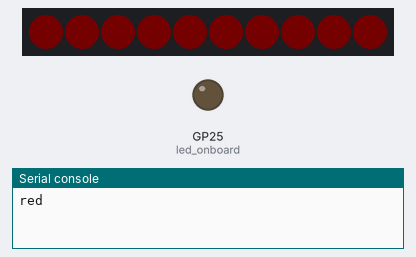
Simulated run of this program. Board: Raspberry Pi Pico running MicroPython. Parts: 10 RGB LEDs in strip order, left to right, output pins drawn as LEDs (lit = HIGH), the last lines printed to the serial console. Dim RGB values are drawn brighter than linear.

Above: at 0.26 s.
At 2.31 s:
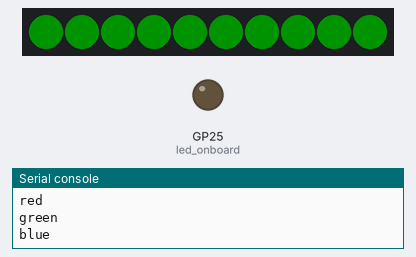
Timing chart, 0 to 40.0 s (numbered marks = the images above):
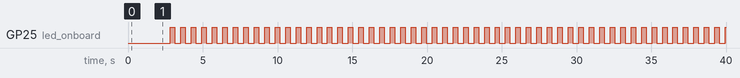

The program:

main.py
```python
import machine
import utime

import array, time
from machine import Pin
import rp2
from rp2 import PIO, StateMachine, asm_pio
# LED引脚
led_onboard = machine.Pin(25, machine.Pin.OUT)


# Configure the number of WS2812 LEDs.
NUM_LEDS = 10

@asm_pio(sideset_init=PIO.OUT_LOW, out_shiftdir=PIO.SHIFT_LEFT, autopull=True, pull_thresh=24)
def ws2812():
    T1 = 2
    T2 = 5
    T3 = 3
    label("bitloop")
    out(x, 1)               .side(0)    [T3 - 1]
    jmp(not_x, "do_zero")   .side(1)    [T1 - 1]
    jmp("bitloop")          .side(1)    [T2 - 1]
    label("do_zero")
    nop()                   .side(0)    [T2 - 1]

# Create the StateMachine with the ws2812 program, outputting on Pin(23).ws2812引脚
sm = StateMachine(0, ws2812, freq=8000000, sideset_base=Pin(23))

# Start the StateMachine, it will wait for data on its FIFO.
sm.active(1)

# Display a pattern on the LEDs via an array of LED RGB values.
ar = array.array("I", [0 for _ in range(NUM_LEDS)])

time.sleep_ms(200)

print("red")

for j in range(0, 20):
    for i in range(NUM_LEDS):
        ar[i] = j<<8
    sm.put(ar,8)
    time.sleep_ms(50)

print("green")
for j in range(0, 20):
    for i in range(NUM_LEDS):
        ar[i] = j<<16
    sm.put(ar,8)
    time.sleep_ms(50)

print("blue")
for j in range(0, 100):
    for i in range(NUM_LEDS):
        ar[i] = j
    sm.put(ar,8)
    time.sleep_ms(5)

print("white")
for j in range(0, 100):
    for i in range(NUM_LEDS):
        ar[i] = j<<16 + j<<8 + j
    sm.put(ar,8)
    time.sleep_ms(100)

# while True:
    led_onboard.value(1)
    utime.sleep(.3)
    led_onboard.value(0)
    utime.sleep(.3)
```

Measured:
- by itself, GP25 (led_onboard): LOW → HIGH at 2.8 s, → LOW 0.30 s later, → HIGH 0.40 s later, → LOW 0.30 s later, … (107 changes in this stretch)
